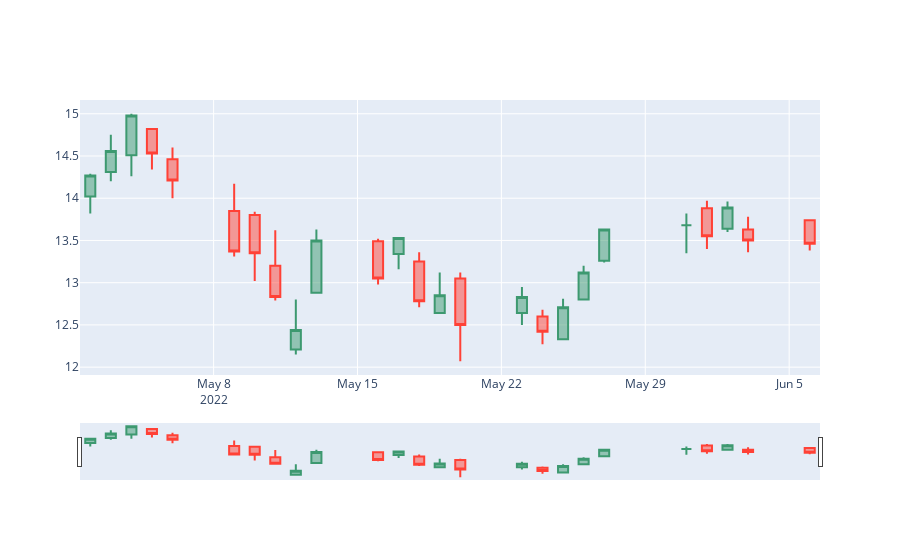

Notebook code for this chart:
### Code cell
data = [trace]

offline.iplot(data)
